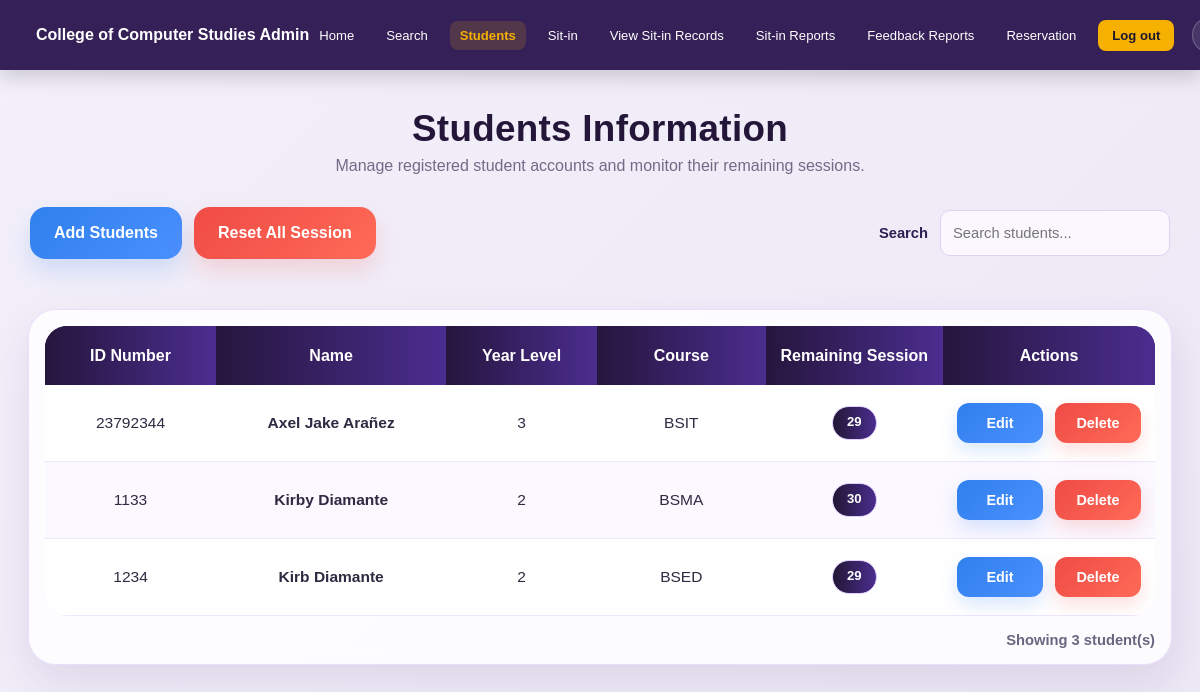
The page /admin_students (signed in) on the database as committed earlier.
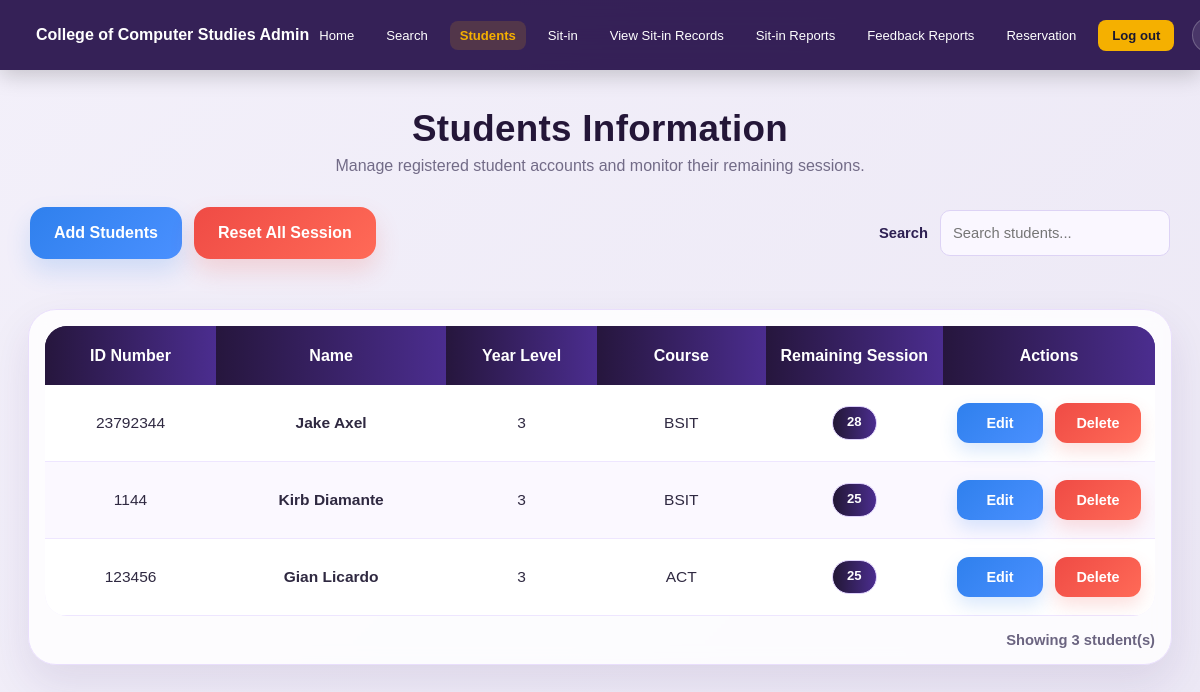
The same page on the database as committed later.
### app.py (models this page shows)
class Student(db.Model):
    id = db.Column(db.Integer, primary_key=True)
    id_number = db.Column(db.String(50), unique=True, nullable=False)
    last_name = db.Column(db.String(100))
    first_name = db.Column(db.String(100))
    middle_name = db.Column(db.String(100))
    course = db.Column(db.String(50))
    course_level = db.Column(db.String(10))
    email = db.Column(db.String(120), unique=True)
    password = db.Column(db.String(200))
    address = db.Column(db.String(200))
    profile_pic = db.Column(db.String(200), default='default.png')
    remaining_sessions = db.Column(db.Integer, default=30)
    leaderboard_points = db.Column(db.Integer, default=0)
    raw_points = db.Column(db.Float, default=0)
    cleanliness_points = db.Column(db.Integer, default=0)
    hours_points = db.Column(db.Integer, default=0)
    task_points = db.Column(db.Integer, default=0)
    total_hours = db.Column(db.Float, default=0)

### app.py (the view)
@app.route('/admin_students')
def admin_students():
    if 'admin_id' not in session:
        return redirect(url_for('login'))
    students = Student.query.order_by(Student.id.desc()).all()
    return render_template('admin_students.html', students=students)

### templates/admin_students.html (shortened to what the changed rows need)
<!DOCTYPE html>
<html lang="en">
<head>
    <link rel="stylesheet" href="{{ url_for('static', filename='style.css') }}">
</head>
<body class="admin-page">
<div class="admin-wrapper">
    <div class="students-shell">
        <div class="students-hero">
            <h1 class="students-main-title">Students Information</h1>
        </div>
        <div class="students-panel">
            <div class="admin-table-wrap students-table-wrap">
                <table class="admin-table students-table" id="studentsTable">
                    <thead>
                        <tr>
                            <th>ID Number</th>
                            <th>Name</th>
                            <th>Year Level</th>
                            <th>Course</th>
                            <th>Remaining Session</th>
                            <th>Actions</th>
                        </tr>
                    </thead>
                    <tbody>
                        {% for student in students %}
                        <tr>
                            <td>{{ student.id_number }}</td>
                            <td class="student-name-cell">
                                {{ student.first_name }} {{ student.last_name }}
                            </td>
                            <td>{{ student.course_level }}</td>
                            <td>{{ student.course }}</td>
                            <td>
                                <span class="session-pill">
                                    {{ student.remaining_sessions if student.remaining_sessions is not none else 30 }}
                                </span>
                            </td>
                            <td>
                                <div class="student-actions">
                                    <button
                                        type="button"
                                        class="student-action-btn btn-edit-student"
                                        onclick="openEditStudentModal(
                                            '{{ student.id }}',
                                            '{{ student.id_number }}',
                                            '{{ student.first_name|escape }}',
                                            '{{ student.middle_name|default('', true)|escape }}',
                                            '{{ student.last_name|escape }}',
                                            '{{ student.course|escape }}',
                                            '{{ student.course_level|escape }}',
                                            '{{ student.email|default('', true)|escape }}',
                                            '{{ student.address|default('', true)|escape }}',
                                            '{{ student.remaining_sessions if student.remaining_sessions is not none else 30 }}'
                                        )"
                                    >
                                        Edit
                                    </button>
                                    <form method="POST" action="{{ url_for('delete_student', student_id=student.id) }}" style="display:inline;" onsubmit="return confirm('Delete this student?');">
                                        <button type="submit" class="student-action-btn btn-delete-student">
                                            Delete
                                        </button>
                                    </form>
                                </div>
                            </td>
                        </tr>
                        {% endfor %}
                    </tbody>
                </table>
            </div>
        </div>
    </div>
</div>
</body>
</html>

Rows that differ between the two databases and show on the page:
removed Student: id_number "23792344", first_name "Axel Jake", last_name "Arañez", course_level "3", course "BSIT", remaining_sessions "29"
changed Student: id_number "1133" → "23792344"; first_name "Kirby" → "Jake"; last_name "Diamante" → "Axel"; course_level "2" → "3"; course "BSMA" → "BSIT"; remaining_sessions "30" → "28"
changed Student "Kirb": id_number "1234" → "1144"; course_level "2" → "3"; course "BSED" → "BSIT"; remaining_sessions "29" → "25"
added Student: id_number "123456", first_name "Gian", last_name "Licardo", course_level "3", course "ACT", remaining_sessions "25"
